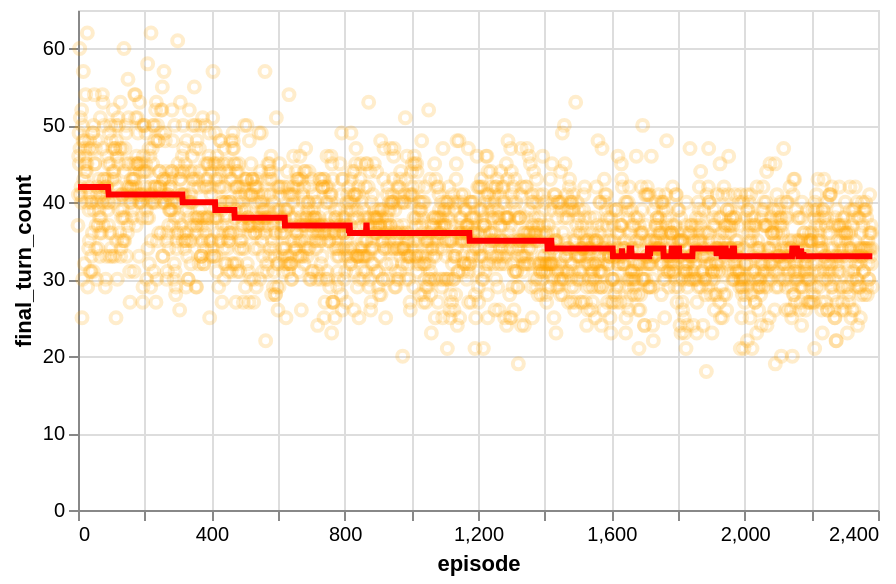

The cell this chart's notebook holds for it:
### Code cell
plot_training_metric(agent2, metric="num_turns_in_game")

### Figure 1 — Vega-Lite specification as saved in the notebook (floating-point values rounded to 4 significant figures; data arrays with more than 128 entries replaced by an {"elided": "..."} marker saying what was removed)
{"config": {"view": {"continuousWidth": 300, "continuousHeight": 300}}, "layer": [{"mark": {"type": "point", "color": "orange", "opacity": 0.2}, "encoding": {"x": {"field": "episode", "type": "quantitative"}, "y": {"field": "final_turn_count", "title": "final_turn_count", "type": "quantitative"}}}, {"mark": {"type": "line", "color": "red", "size": 3}, "encoding": {"x": {"field": "episode", "type": "quantitative"}, "y": {"field": "rolling_mean", "type": "quantitative"}}, "transform": [{"window": [{"op": "median", "field": "final_turn_count", "as": "rolling_mean"}], "frame": [-238, 238]}]}], "data": {"name": "data-4e2cc9705900c2c8d424f11190418208"}, "height": 250, "width": 400, "$schema": "https://vega.github.io/schema/vega-lite/v5.17.0.json", "datasets": {"data-4e2cc9705900c2c8d424f11190418208": {"elided": "2384 records"}}}
